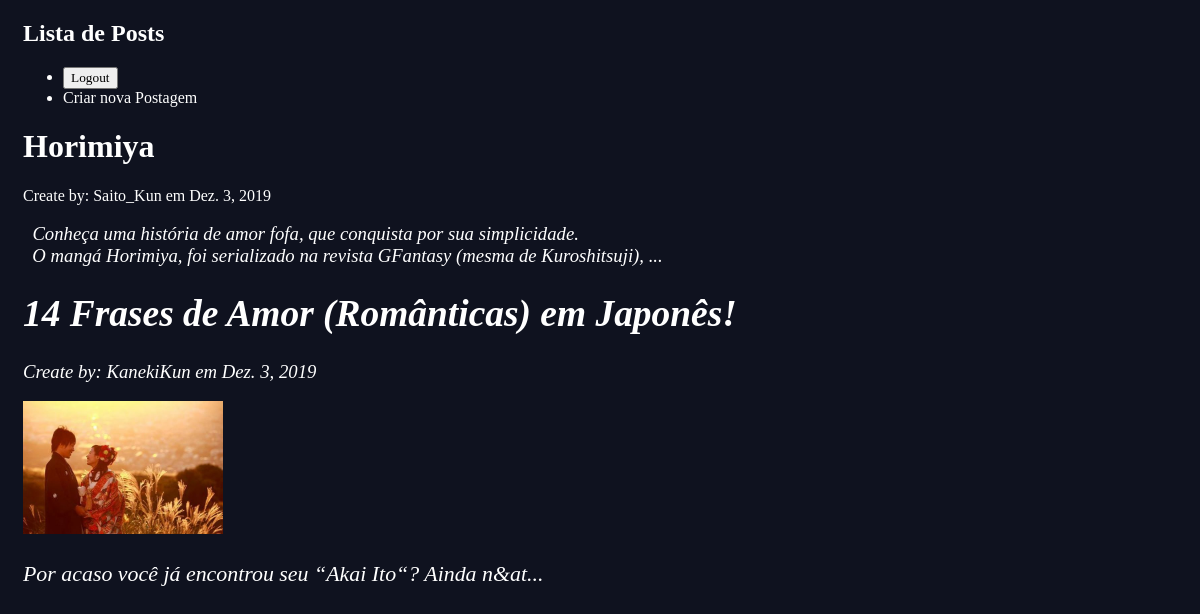
Screenshot of /blog/ (signed in) with the database file from the repository.
### blog/models.py (models this page shows, shortened)
class Post(models.Model):
    titulo = models.CharField(max_length=255)
    resumo = RichTextField()
    conteudo = RichTextUploadingField()
    dt_cri_post = models.DateField(auto_now_add=True)
    autor = models.ForeignKey(User, default=None, on_delete=models.PROTECT)
    def snippet(self):
        return self.resumo[:200] +'...'

### blog/views.py (the view)
# urls.py: path('', views.post_list, name='list'),
def post_list(request):
    post = Post.objects.all().order_by('dt_cri_post')
    return render(request, 'blog/post_list.html', {'post': post})

### blog/templates/blog/post_list.html
{% extends 'base_layout.html' %}
{% block content %}
    <div class="post">
        {% for post in post %}
        <h1>
            <a href="{% url 'blog:detail' pk=post.pk %}"> {{ post.titulo }} </a>
        </h1>
        <p> Create by: {{post.autor}} em {{ post.dt_cri_post}} </p>
        <p> {{ post.snippet|safe }} </p>
        {% endfor %}
    </div>
{% endblock %}

### assets/style.css (style rules this page uses)
body { background-color: #0f121f; background-image: url(stars.png); background-repeat-y: no-repeat; color: #fff; padding-left: 15px; }
body * { font-family: Ubuntu; }
h3,h4,h5 { font-weight: normal; font-family: 'Lobster', cursive; }
h1, h2 { color: #C25100; font-family: 'Lobster', cursive; }
a, a:hover, a:visited { color: #fff; text-decoration: none; }
.post { margin-bottom: 70px; }

### rows the page displays
Post: titulo "Horimiya", autor "Saito_Kun", dt_cri_post "Dez. 3, 2019", snippet "Conheça uma história de amor fofa, que conquista por sua simplicidade. O mangá Horimiya, foi serializado na revista GFantasy (mesma de Kuroshitsuji), ..."
Post: titulo "14 Frases de Amor (Românticas) em Japonês!", autor "KanekiKun", dt_cri_post "Dez. 3, 2019", snippet (picture), snippet "Por acaso você já encontrou seu “Akai Ito“? Ainda n&at..."
